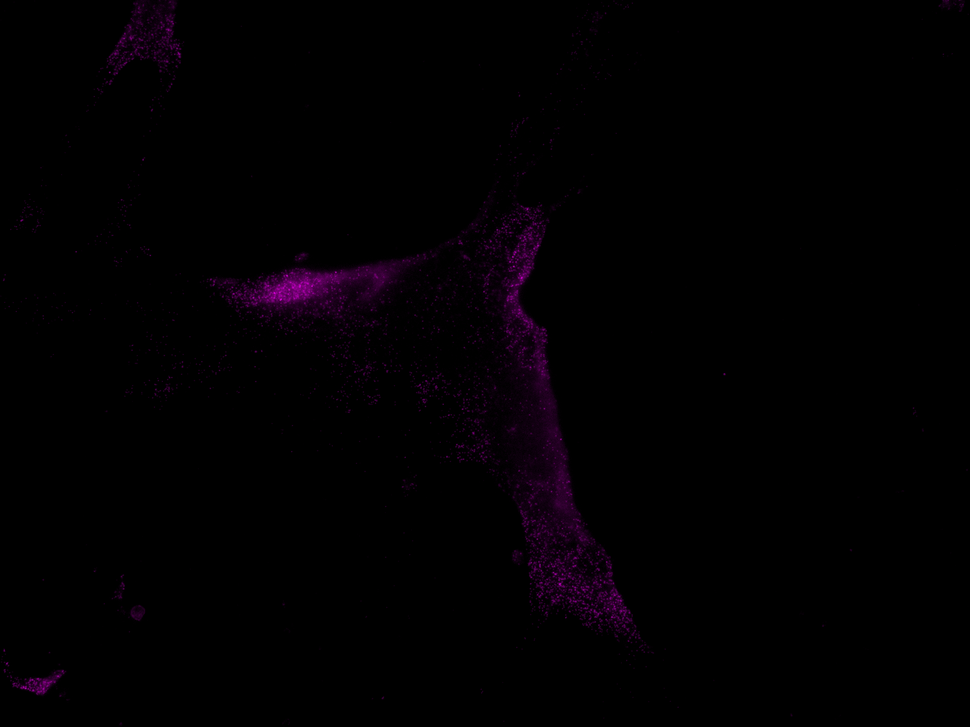
%> input picture count_matlab/1_CH3.tif, 970 x 727 px, shrunk from 1920 x 1440 before the run
$ octave test.m   (GNU Octave 9; MATLAB toolbox functions it lacks are replaced by stand-ins)
%> lines starting %> are read from the running program, lines starting %| are printed output that depends on the picture; in (x1, y1, x2, y2) boxes, pixels count from 0 and x2, y2 are one past the last pixel; in counts of white or black regions, pixels touching at a corner belong together; the program's own positions count from 1
%> the answer given: 1_CH3.tif
### count_matlab/functions/read_tiff_stack.m
function [info, num_images, tiff_stack, Im, Im_original] = read_tiff_stack(img_path)
%> called with img_path = './1_CH3.tif'
% [6 lines of commented-out code are left out]

info = imfinfo(img_path);
num_images = numel(info);
A = imread(img_path, 1, 'Info', info);
%> A is the input picture: size 727x970x3 uint8; mean R, G, B 1.9, 0, 1.9

tiff_stack = imadjust(A);
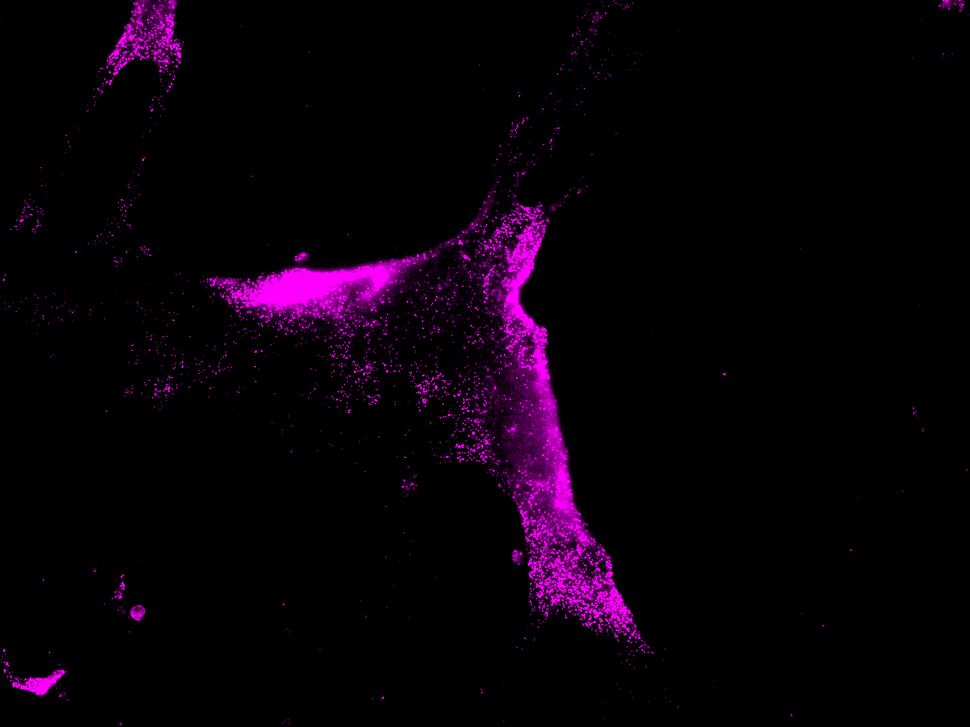
%> tiff_stack: size 727x970x3 uint8; mean R, G, B 8.8, 0, 8.8
Im{1} = tiff_stack;
Im_original{1} = A;
for k = 2:num_images
    A = imread(img_path, k, 'Info', info);
    img_adjusted = imadjust(A);
    tiff_stack = cat(3, tiff_stack, img_adjusted);
    Im{k} = img_adjusted;
    Im_original{k} = A;
end

end

### count_matlab/functions/get_img_path.m
function [img_path] = get_img_path()
%GET_IMG_PATH Summary of this function goes here
%   Detailed explanation goes here
[file,path] = uigetfile('*');
if isequal(file,0)
    disp('User selected Cancel');
else
    disp(['User selected ', fullfile(path,file)]);
end

% Concatenate the image
img_path = strcat(path,file);

end

### count_matlab/test.m
close all
clear all

%% Global parameters

addpath('functions')

%% Read image from a directory
img_path = get_img_path();

[info, num_images, tiff_stack, Im] = read_tiff_stack(img_path);
%> info = 1 region; FileSize, Width, Height, BitDepth and NumberOfSamples: 119566 970 727 24 3; num_images = 1; Im = 1 item

figure
imshow(tiff_stack)

%% RGB to gray image
img = rgb2gray(tiff_stack);
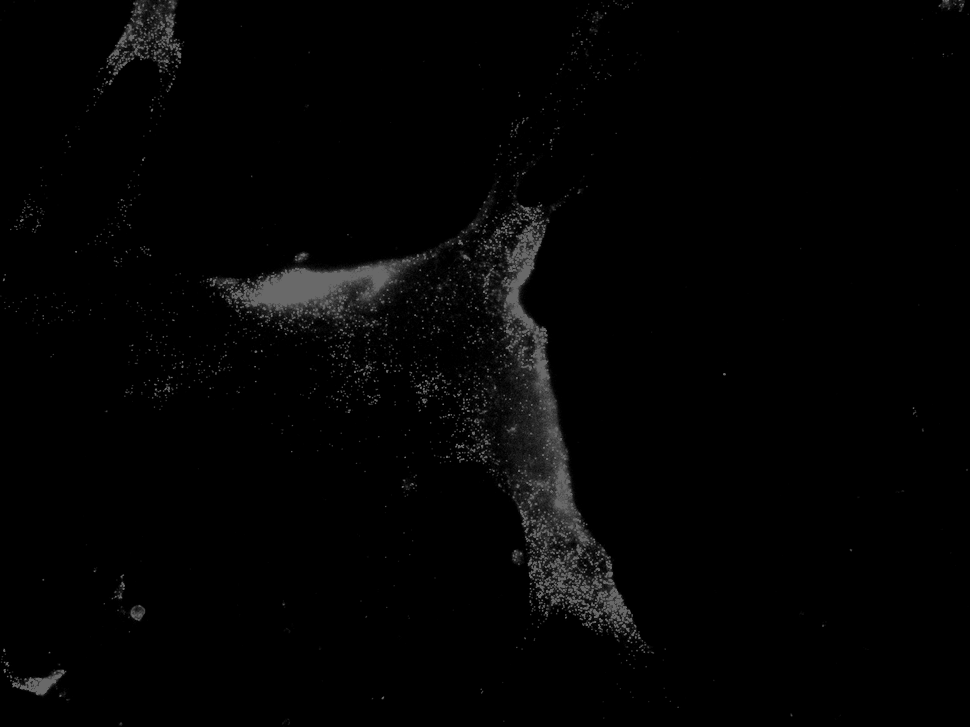
%> img: size 727x970 uint8; min 0, max 105, mean 3.7
figure
imshow(img)

figure
se = strel('disk',20);
Io = imopen(img,se);
subplot(2,2,1);
imshow(Io)
title('Opening')

subplot(2,2,2);
Ie = imerode(img,se);
Iobr = imreconstruct(Ie,img);
imshow(Iobr)
title('Opening-by-Reconstruction')

subplot(2,2,3);
Ioc = imclose(Io,se);
imshow(Ioc)
title('Opening-Closing')

subplot(2,2,4);
Iobrd = imdilate(Iobr,se);
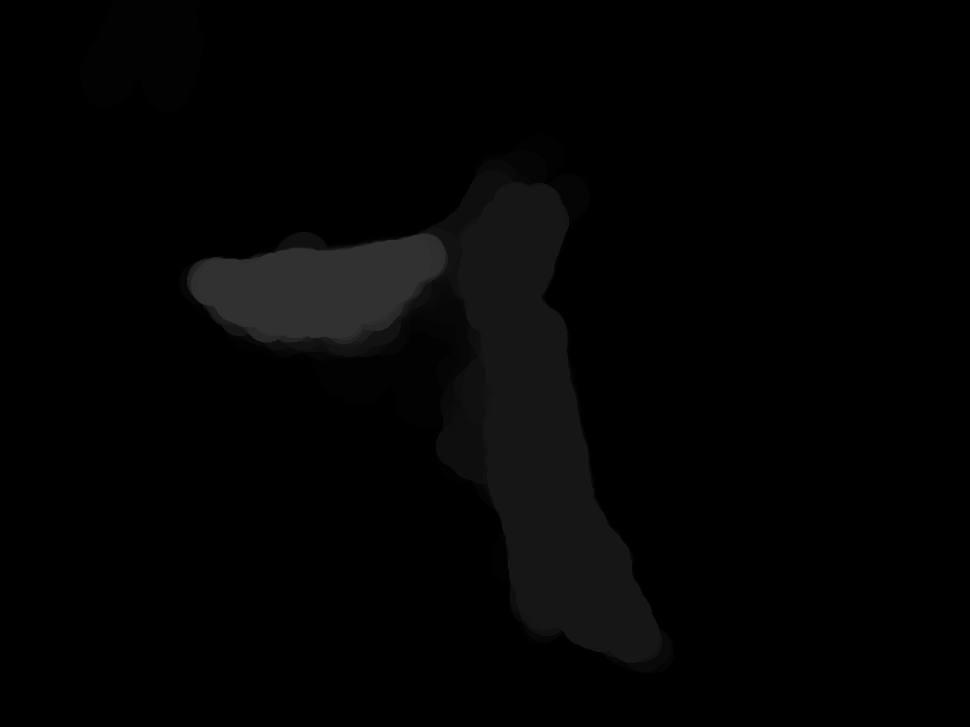
%> Iobrd: size 727x970 uint8; min 0, max 49, mean 3.2
Iobrcbr = imreconstruct(imcomplement(Iobrd),imcomplement(Iobr));
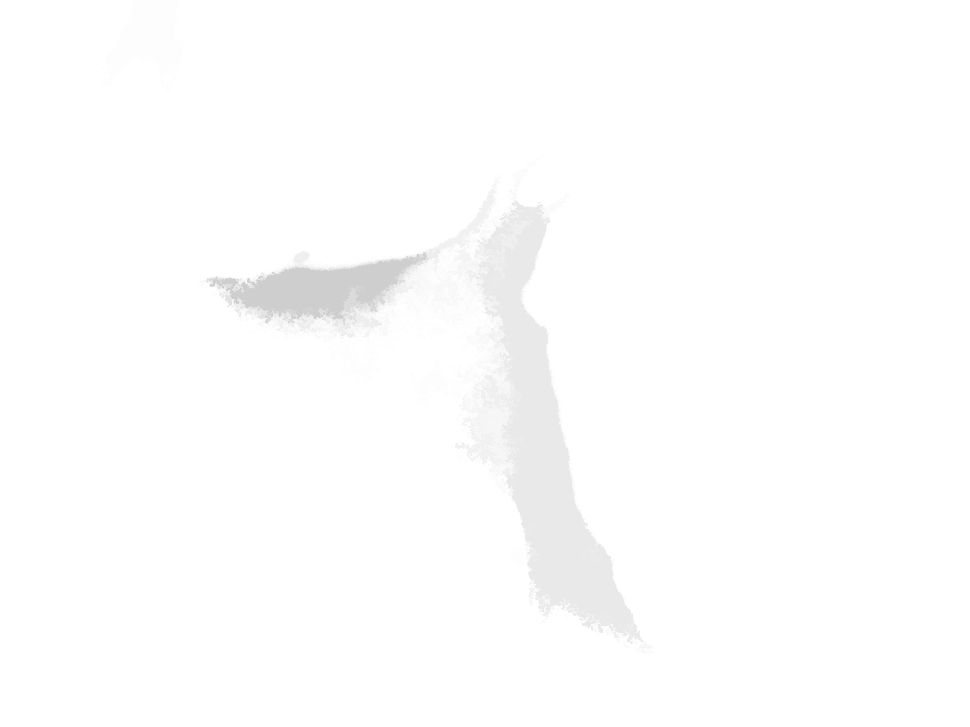
%> Iobrcbr: size 727x970 uint8; min 206, max 255, mean 253.5
Iobrcbr = imcomplement(Iobrcbr);
imshow(Iobrcbr)
title('Opening-Closing by Reconstruction')

%%
img_filtered = imgaussfilt(Iobrcbr,4);
bw = imbinarize(img_filtered);
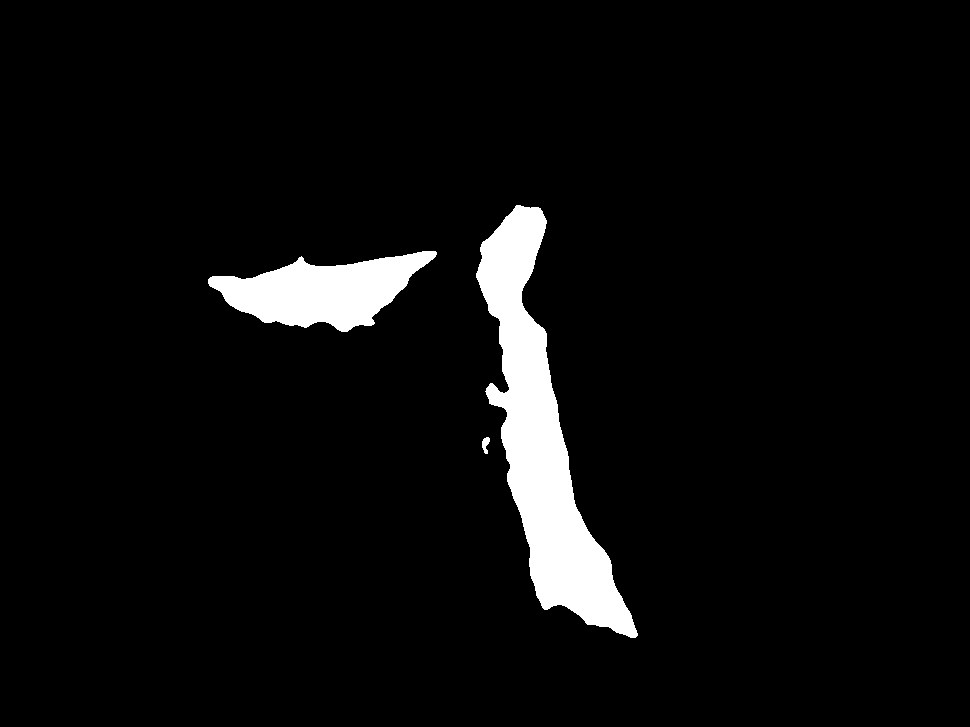
%> bw: size 727x970 logical; 4.9% white; 3 white regions, box (x1, y1, x2, y2) and area: (476, 205, 638, 638) 24285, (208, 251, 437, 332) 10219, (482, 437, 490, 454) 86
se = strel('disk',50);
bw = imclose(bw,se);
%> bw: size 727x970 logical; 5.4% white; 1 white region, box (x1, y1, x2, y2) and area: (208, 205, 638, 638) 38256

figure
imshow(imcomplement(bw))
title('Thresholded Opening-Closing by Reconstruction')

figure
L = watershed(imcomplement(bw));
%> L: size 727x970 uint8; every value is 1
imshow(label2rgb(L,'jet','w')) % Segmented image D (above)
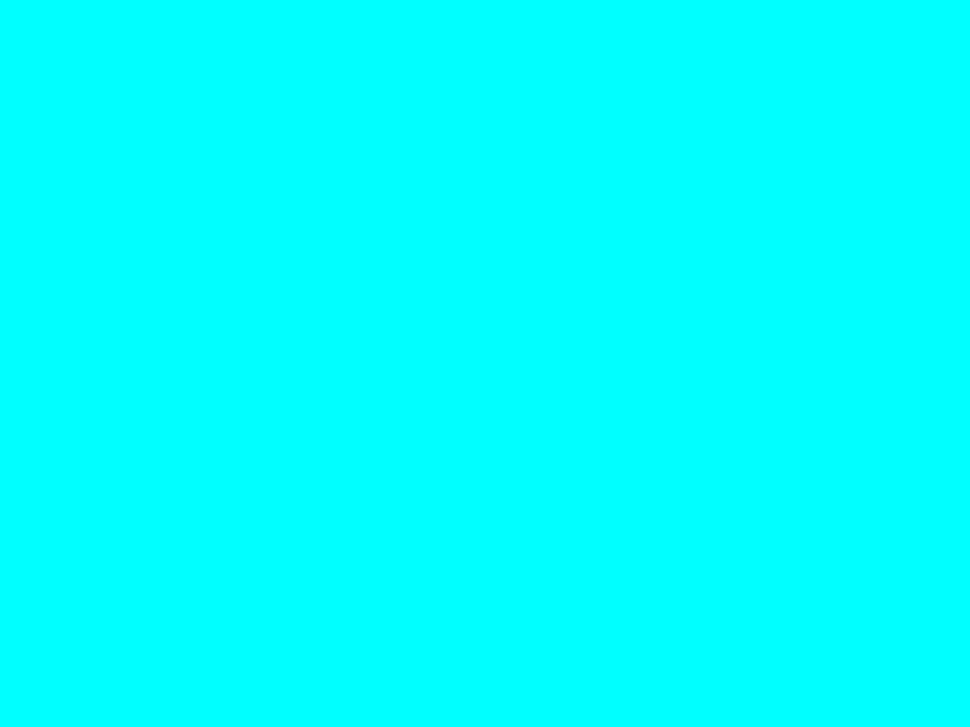
%> displayed picture: size 727x970x3, on the screen's scale of 0 to 255; mean R, G, B 0, 255, 255
